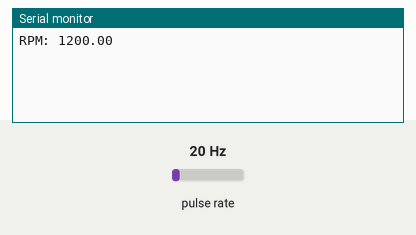
Simulated run of this sketch. Board: Arduino Uno, built with avr-gcc and run on an emulated ATmega328P. Shown: the last lines printed to the serial monitor. Wiring (inferred from the names in the program): pulse sensor: data pin 2. The test bench sets the inputs (shaded band); at power-on: pulse rate 20 Hz.

Above: at 1.2 s.
1.3 s: pulse rate (sensor on pin 2) set to 4 Hz
At 2.6 s:
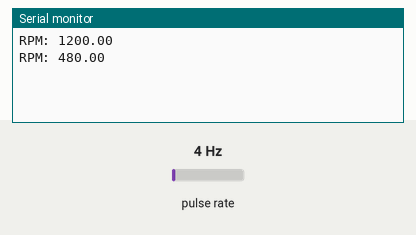
2.8 s: pulse rate (sensor on pin 2) set to 50 Hz
At 3.8 s:
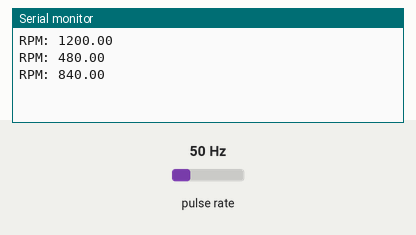
Timing chart, 0 to 5.8 s (numbered marks = the images above; inputs shaded):
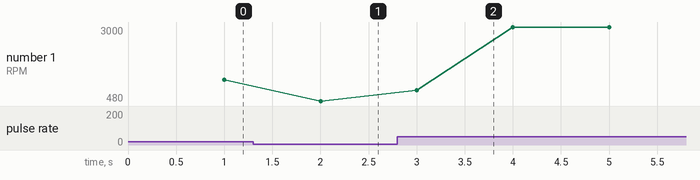

The sketch:

tachometer.ino
```cpp
// Arduino code for measuring RPM using a tachometer sensor

const int sensorPin = 2; // Define the input pin for the tachometer sensor
volatile int count = 0; // Initialize a counter variable

unsigned long previousMillis = 0; // Initialize variables for timing
const long interval = 1000; // Interval for calculating RPM (in milliseconds)

void setup() {
  Serial.begin(9600); // Initialize serial communication
  pinMode(sensorPin, INPUT_PULLUP); // Set the sensor pin as input with pull-up resistor
  attachInterrupt(digitalPinToInterrupt(sensorPin), countPulses, RISING); // Attach interrupt for counting pulses
}

void loop() {
  unsigned long currentMillis = millis(); // Get the current time

  if (currentMillis - previousMillis >= interval) { // Check if it's time to calculate RPM
    // Calculate RPM
    float rpm = (count * 60.0) / (interval / 1000.0);

    // Print RPM to serial monitor
    Serial.print("RPM: ");
    Serial.println(rpm);

    // Reset count and update timing
    count = 0;
    previousMillis = currentMillis;
  }
}

void countPulses() {
  // This function is called every time a pulse is detected
  count++; // Increment the pulse count
}
```

Measured:
- after the input at 1.3 s, the serial monitor: prints a new line after 0.70 s (image 1)
- after the input at 2.8 s, the serial monitor: prints a new line after 0.20 s (image 2)
- plotted number 1: 1200 → 480 after the input at 1.3 s, 480 → 2940 after the input at 2.8 s
